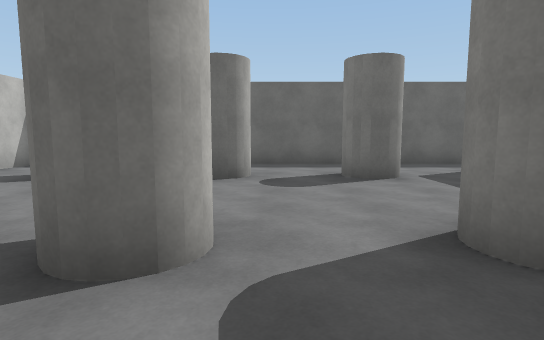
view 1 (above)

12 first-person views from a walk through a scene from a Unity 3-D project. The camera is 1.4 m above the floor, tilts 6° down and sees 80° across. The floor is counted in squares, 2 m on a side. Each view is taken from the middle of a square. On the plan, view 1 faces up. The plan holds only what a view shows up to about 10 squares ahead; the rest is blank. The player is left out. Surface patterns are stand-ins for the level's own textures.

view 2
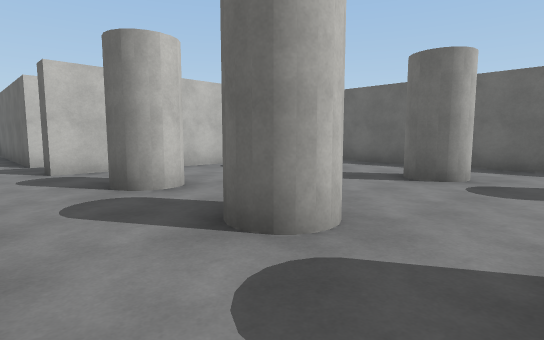

view 3
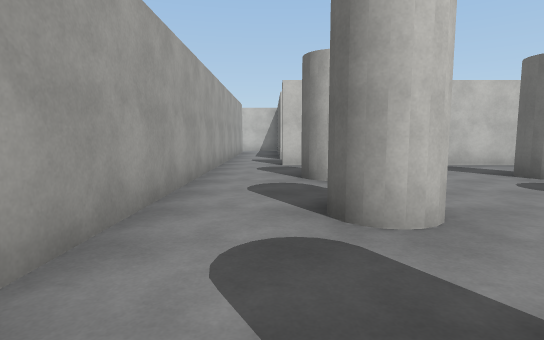

view 4
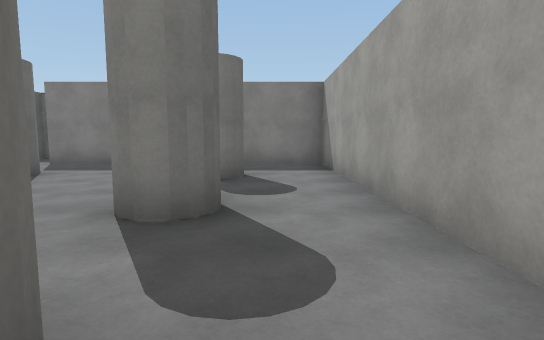

view 5
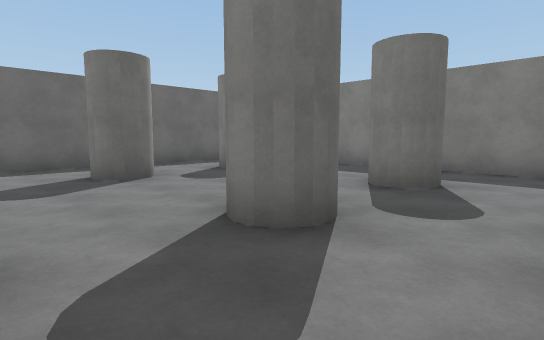

view 6
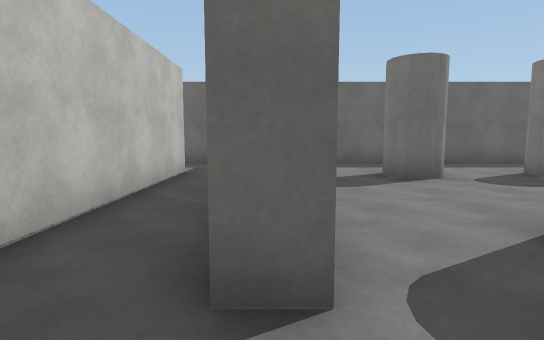

view 7
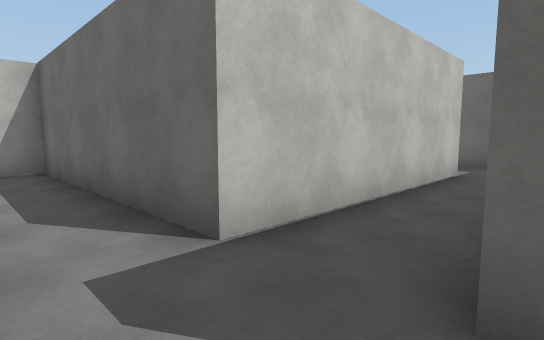

view 8
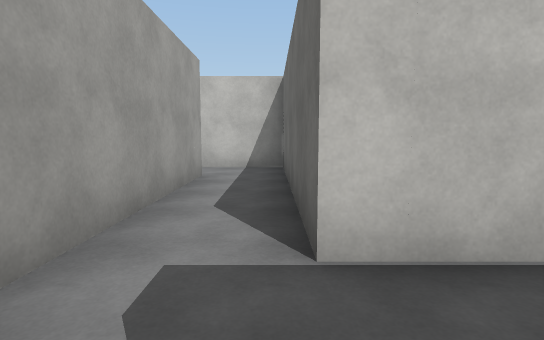

view 9
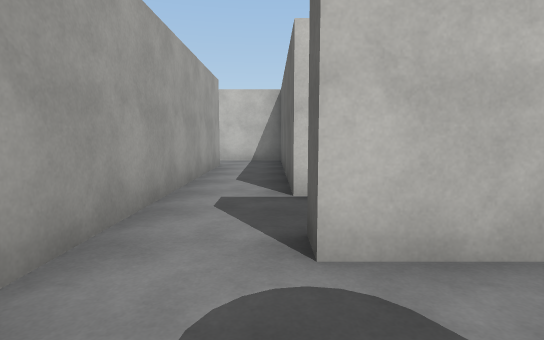

view 10
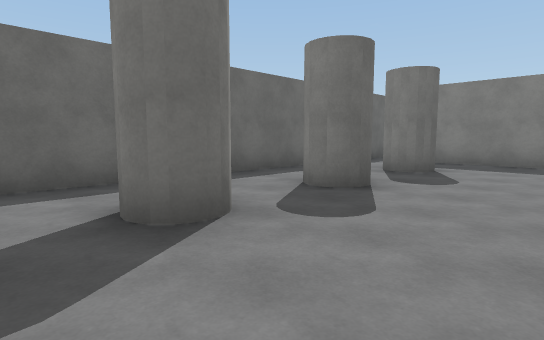

view 11
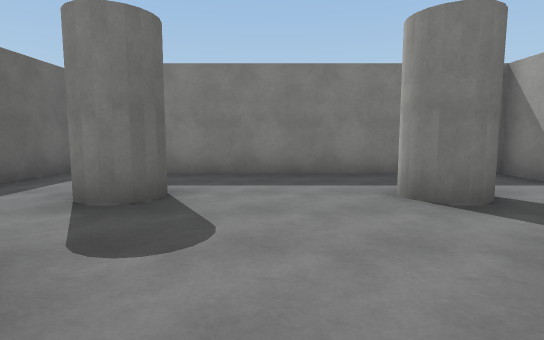

view 12
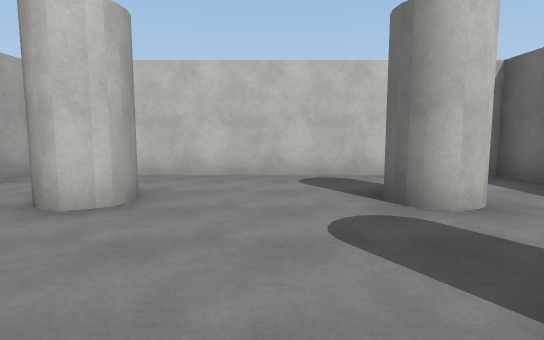

### Floor plan
Points are (right, up) in squares from view 1. A wall is a line through its corners. A room is listed if a view was taken in it or the views show most of it. See-through windows are left out.
Room 1 (views 1, 2, 3, 4, 5, 9, 10, 11, 12)
walls: (-5.4, -0.2) (4, -0.2) (4, 6.5); (4.5, 8) (-5.7, 8) (-5.7, 1.3)
ways out: opening at (-6, 0.5) to room 2; opening at (4, 7)
objects: cylinder (-4, 2) to (-3, 2); cylinder (-4, 6) to (-3, 6); cylinder (-1, 2); cylinder (-1, 6); cylinder (2, 2); cylinder (2, 6)
Room 2 (views 6, 7, 8)
walls: (-5.7, 1.3) (-6.2, 1.3); (-8.6, -0.2) (-5.4, -0.2); (-7.7, 6.5) (-7.7, 1.3)
ways out: opening at (-6, 0.5) to room 1; opening at (-9, 0); opening at (-7, 7)

Where each view was taken, in squares from view 1:
view 1: 0 up, 0 right, facing up
view 2: 0 up, 1 right, facing up-left
view 3: 1 up, 2 right, facing left
view 4: 1 up, 4 left, facing right
view 5: 0 up, 3 left, facing up-right
view 6: 0 up, 6 left, facing up
view 7: 0 up, 6 left, facing up-left
view 8: 1 up, 6 left, facing left
view 9: 1 up, 4 left, facing left
view 10: 3 up, 5 left, facing up-right
view 11: 4 up, 2 left, facing right
view 12: 4 up, 0 right, facing left
